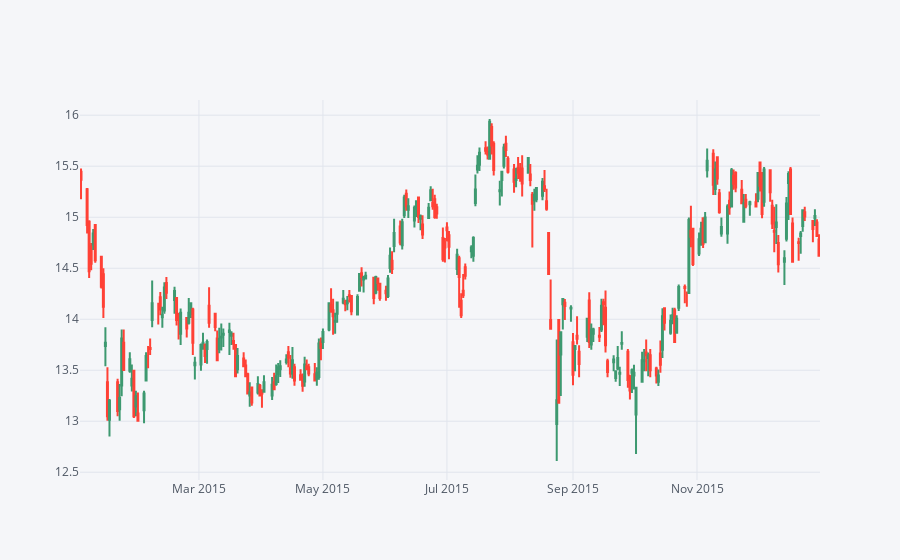

Notebook code for this chart:
### Markdown cell above
** Use .iplot(kind='candle) to create a candle plot of Bank of America's stock from Jan 1st 2015 to Jan 1st 2016.**

### Code cell
bank_stocks['BAC'].loc['2015-1-1':'2016-1-1'].iplot(kind='candle')

### Figure 1 — Plotly figure (JSON) as saved in the notebook; plotly's stock layout.template omitted (floating-point values rounded to 4 significant figures; data arrays with more than 128 entries replaced by an {"elided": "..."} marker saying what was removed)
{"data": [{"close": {"elided": "252 float values"}, "high": {"elided": "252 float values"}, "low": {"elided": "252 float values"}, "open": {"elided": "252 float values"}, "showlegend": false, "type": "candlestick", "x": {"elided": "252 str values"}, "yaxis": "y2"}], "layout": {"legend": {"bgcolor": "#F5F6F9", "font": {"color": "#4D5663"}}, "paper_bgcolor": "#F5F6F9", "plot_bgcolor": "#F5F6F9", "title": {"font": {"color": "#4D5663"}}, "xaxis": {"gridcolor": "#E1E5ED", "rangeslider": {"visible": false}, "showgrid": true, "tickfont": {"color": "#4D5663"}, "title": {"font": {"color": "#4D5663"}, "text": ""}, "zerolinecolor": "#E1E5ED"}, "yaxis": {"gridcolor": "#E1E5ED", "showgrid": true, "showticklabels": false, "tickfont": {"color": "#4D5663"}, "title": {"font": {"color": "#4D5663"}, "text": ""}, "zerolinecolor": "#E1E5ED"}, "yaxis2": {"gridcolor": "#E1E5ED", "showgrid": true, "tickfont": {"color": "#4D5663"}, "title": {"font": {"color": "#4D5663"}, "text": ""}, "zerolinecolor": "#E1E5ED"}}}
